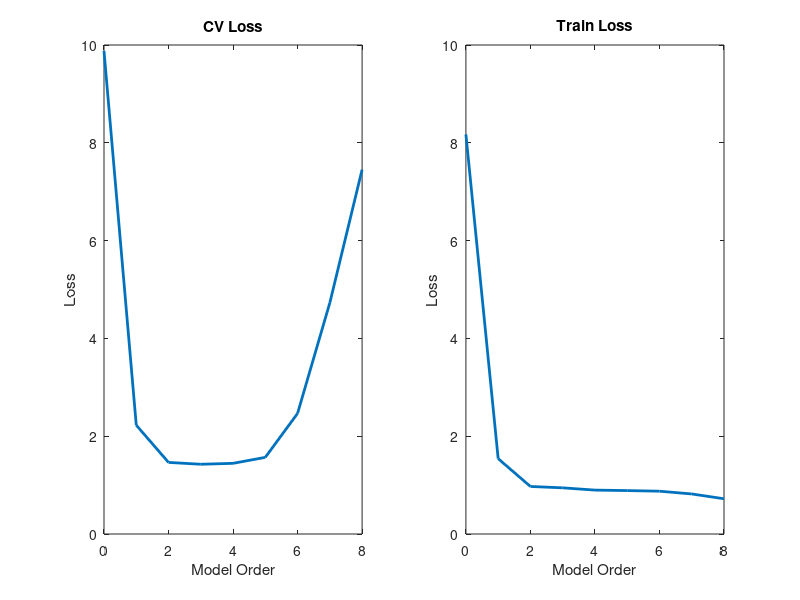

Reproduce this figure in MATLAB.
%% CTB1_400metree
% Fit of 1st, 2nd, 3rd, and 4th order polynomial to
% the 400 metre sprint data
% We will use 10-fold cross-validation to choose the 'best'
% polynomial order which has lowers error
clear all;close all;
%%
load olympics.mat
%% rescale data
% why do we have to rescale data? worked for first 3 orders
x = male400(:,1);
x = [x - x(1)];
x = [x]./x(2);
%%
t= male400(:,2); %target labels
% ttest= male400(21:end,2); %target labels
plot(x,t,'bx')
hold on;
% plot(xtest,ttest,'ro')
hold off;
%% folding
totalFolds = 10;
N = length(x(:,1));
partition = floor(N/totalFolds);

%%
% Polynomial Order of n
% Changing value of 'order' to choose polynomial order
order = 8;
X = [];
Xtest = [];

 for k = 0:order
     X = [X x.^k];
    
    for fold = 0:totalFolds-1
        Xfold = X((fold*partition)+1 : (fold+1)*partition,:);
        Xtrain1 = X(1 : fold*partition,:);
        Xtrain2 = X(fold*partition + (partition + 1) : end,:);
        Xtrain = [Xtrain1; Xtrain2];

        ttrain1 = t(1 : fold*partition,1);
        ttrain2 = t(fold*partition + (partition + 1) : end,1);
        ttrain = [ttrain1; ttrain2];
        tfold = t((fold*partition)+1 : (fold+1)*partition,:);

        % compute model parameters
        w = inv(Xtrain'*Xtrain)*Xtrain'*ttrain; 
        % model predictions
        mpred_fold = w'*Xfold';
        % model for observed data
        mpred_observed = w'*Xtrain';
        % compare values
        compare = [tfold mpred_fold' tfold-mpred_fold'];
        % loss

        foldLoss(fold+1,k+1)  = mean((mpred_fold' - tfold).^2);
        trainLoss(fold+1,k+1) = mean((mpred_observed' - ttrain).^2);
    end
 end

%% Plot the results
figure(1);
subplot(121)
plot(0:order,mean(foldLoss,1),'linewidth',2) % order vs mean of foldloss(vector)(column = order number?)
xlabel('Model Order');
ylabel('Loss');
title('CV Loss');
subplot(122)
plot(0:order,mean(trainLoss,1),'linewidth',2)
xlabel('Model Order');
ylabel('Loss');
title('Train Loss');